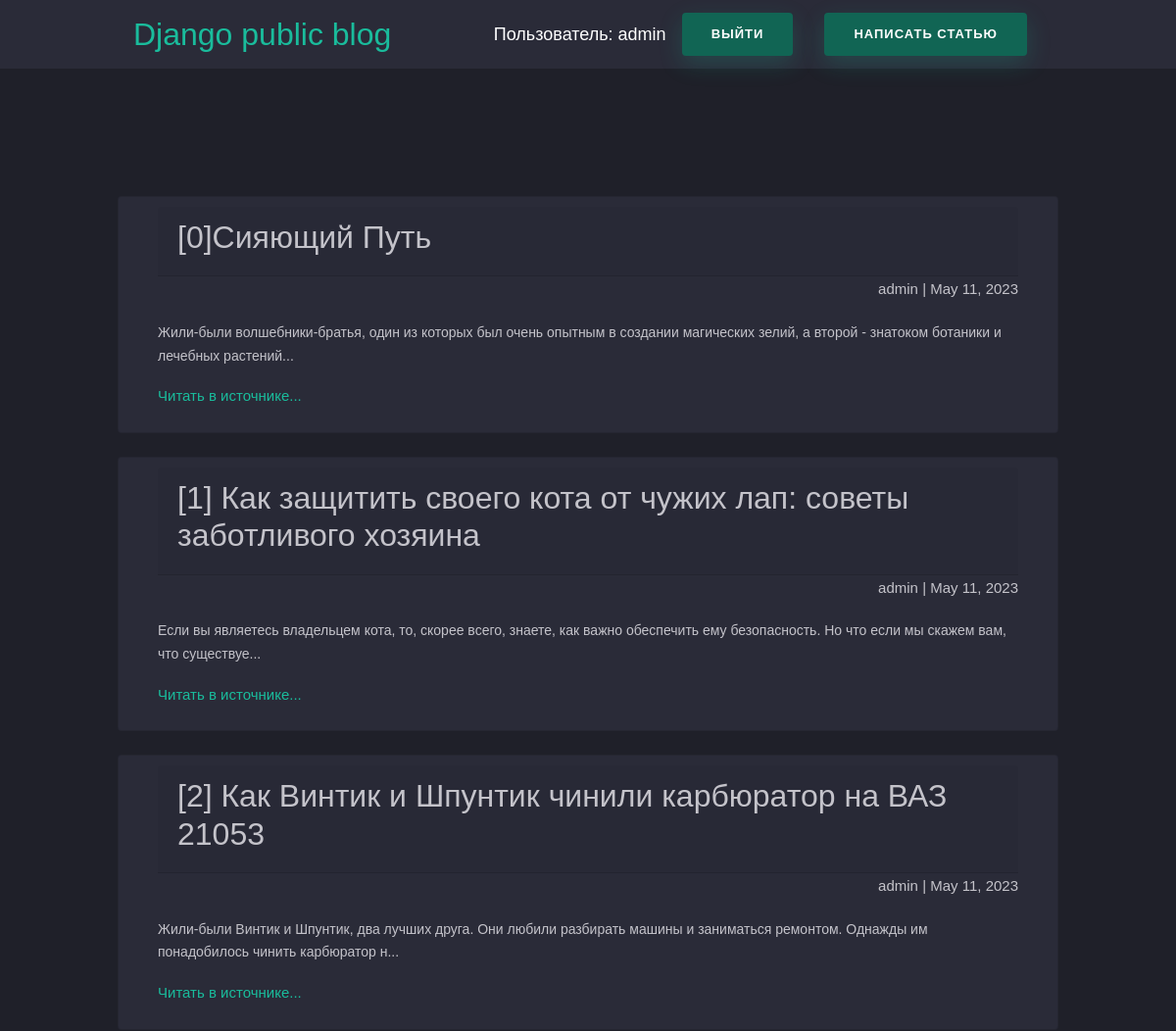
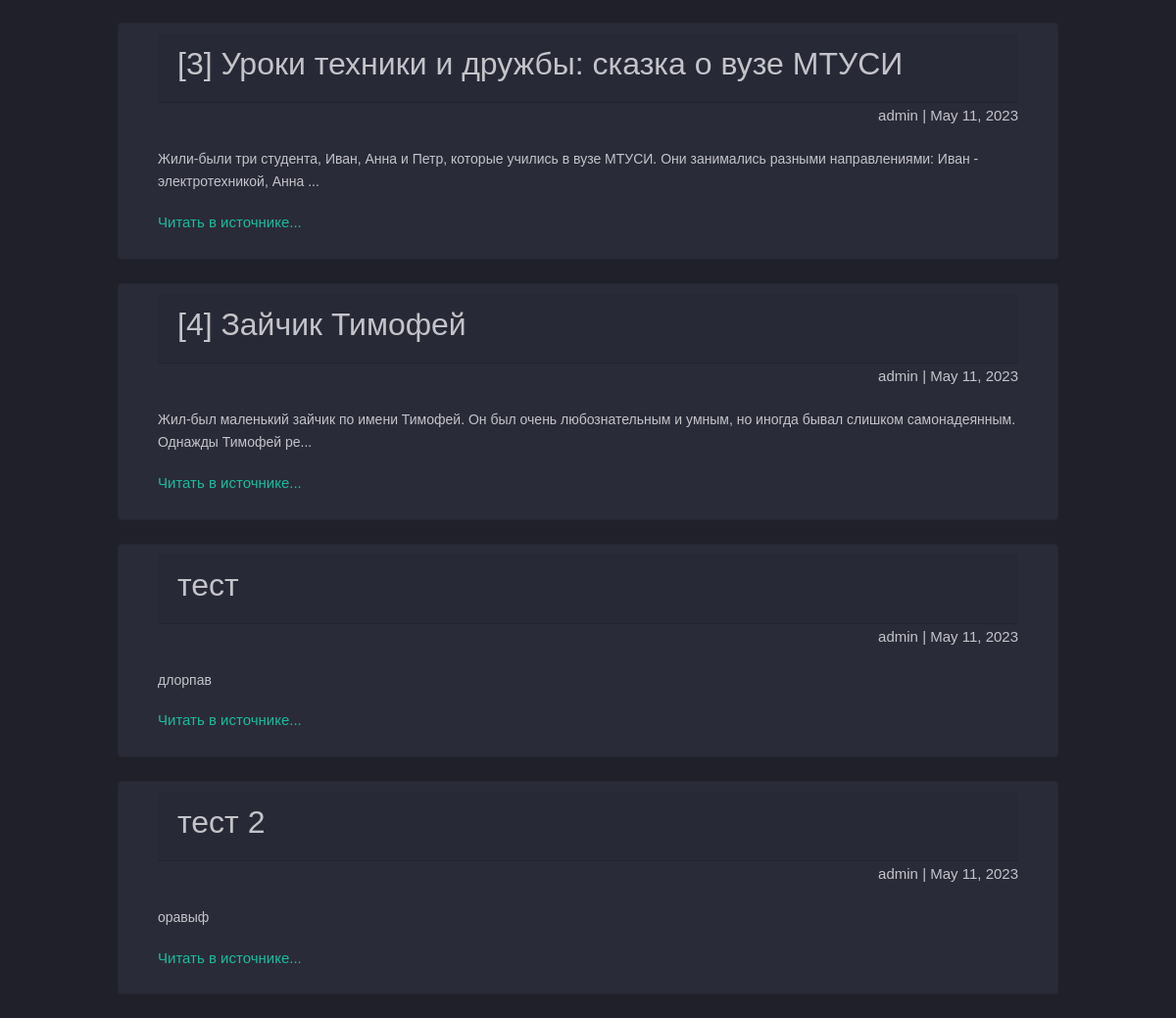
The app's page / (signed in) with its own data (2 pictures, top to bottom).
### articles2/models.py (models this page shows, shortened)
class Article(models.Model):
    title = models.CharField(max_length=200)
    author = models.ForeignKey(User, on_delete=models.CASCADE)
    text = models.TextField()
    created_date = models.DateField(auto_now_add=True)
    def get_excerpt(self):
        return self.text[:140] + "..." if len(self.text) > 140 else self.text

### articles2/views.py (the view)
# urls.py: path('', views.archive, name='archive'),
def archive(request):
	return render(request, 'archive.html', {"posts": Article.objects.all()})

### articles2/templates/archive.html (shortened to what this page needs)
<head>
    <link rel="stylesheet" href="https://cdn.jsdelivr.net/npm/bootstrap@4.3.1/dist/css/bootstrap.min.css">
</head>
<body>
	<div class="nav-wrapper">
	<nav class="navbar navbar-dark justify-content-between my-auto">
		<a href="/">Django public blog</a>
		{% if request.user.is_authenticated %}
		<div class="d-flex my-auto">
			<p class="my-auto username-label">Пользователь: {{ user.username }}</p>
			<a href="/logout"><button class="btn btn-outline-success mx-3">Выйти</button></a>
			<a href="/article/new"><button class="btn btn-outline-success mx-3">Написать статью</button></a>
		</div>
		{% else %}
		<div class="d-flex my-auto">
			<a href="/login"><button class="btn mx-3">Вход</button></a>
			<a href="register"><button class="btn btn-outline-success mx-3" type="submit">Регистрация</button></a>
		</div>
		{% endif %}
	  </nav>
	</div>
	<div class="archive">
		{% for post in posts %}
		<div class="card mb-4 pb-4">
				<div class="card-header">
					<h2 class="post-title">{{ post.title }}</h2>
				</div>
				<div class="article-info">
					<span>{{ post.author.username }}</span>   |   <span>{{ post.created_date }}</span>
				</div>
				<p class="article-text">{{ post.get_excerpt }}</p>
				{% with post.id|stringformat:"s" as postid %}
					{% with "/article/"|add:postid as postslug %}
					<a href='{{ postslug }}'>Читать в источнике...</a>
					{% endwith %}
				{% endwith %}
		</div>
		{% endfor %}
	</div>
	</body>

### articles2/templates/archive.html (style rules this page uses)
.username-label { color: #fff; font-size: large; }
nav > a { font-size: xx-large; }
.article-info, nav { margin-right: 0; margin-left: auto; margin-bottom: 20px; }
.card { background-color: #2a2b38; padding: 10px 40px; }
.nav-wrapper { background-color: #2a2b38; position: fixed; width: 100%; z-index: 100; border-bottom: #1f2029 solid 10px; }
.btn { border-radius: 4px; height: 44px; font-size: 13px; font-weight: 600; text-transform: uppercase; -webkit-transition: all 200ms linear; transition: all 200ms linear; padding: 0 30px; letter-spacing: 1px; display: -webkit-inline-flex; display: -ms-inline-flexbox; display: inline-flex; -webkit-align-items: center; -moz-align-items: center; -ms-align-items: center; align-items: center; -webkit-justify-content: center; -moz-justify-content: center; -ms-justify-content: center; justify-content: center; -ms-flex-pack: center; text-align: center; border: none; background-color: #116554; color: #ffffff; box-shadow: 0 8px 24px 0 #1abc9c33; }
body { font-family: 'Poppins', sans-serif; font-weight: 300; font-size: 15px; line-height: 1.7; color: #c4c3ca; background-color: #1f2029; overflow-x: hidden; }
a { cursor: pointer; transition: all 200ms linear; color: #1abc9c; text-decoration: none; }
p { font-weight: 500; font-size: 14px; line-height: 1.7; }
.archive, nav { width: 960px; margin-left: auto; margin-right: auto; }
.archive { padding-top: 200px; }

### records on screen
Article: title "[0]Сияющий Путь", author.username "admin", created_date "May 11, 2023", get_excerpt "Жили-были волшебники-братья, один из которых был очень опытным в создании магических зелий, а второй - знатоком ботаники и лечебных растений..."
Article: title "[1] Как защитить своего кота от чужих лап: советы заботливого хозяина", author.username "admin", created_date "May 11, 2023", get_excerpt "Если вы являетесь владельцем кота, то, скорее всего, знаете, как важно обеспечить ему безопасность. Но что если мы скажем вам, что существуе..."
Article: title "[2] Как Винтик и Шпунтик чинили карбюратор на ВАЗ 21053", author.username "admin", created_date "May 11, 2023", get_excerpt "Жили-были Винтик и Шпунтик, два лучших друга. Они любили разбирать машины и заниматься ремонтом. Однажды им понадобилось чинить карбюратор н..."
Article: title "[3] Уроки техники и дружбы: сказка о вузе МТУСИ", author.username "admin", created_date "May 11, 2023", get_excerpt "Жили-были три студента, Иван, Анна и Петр, которые учились в вузе МТУСИ. Они занимались разными направлениями: Иван - электротехникой, Анна ..."
Article: title "[4] Зайчик Тимофей", author.username "admin", created_date "May 11, 2023", get_excerpt "Жил-был маленький зайчик по имени Тимофей. Он был очень любознательным и умным, но иногда бывал слишком самонадеянным. Однажды Тимофей ре..."
Article: title "тест", author.username "admin", created_date "May 11, 2023", get_excerpt "длорпав"
Article: title "тест 2", author.username "admin", created_date "May 11, 2023", get_excerpt "оравыф"

### other values on screen
{{ user.username }} "admin"
